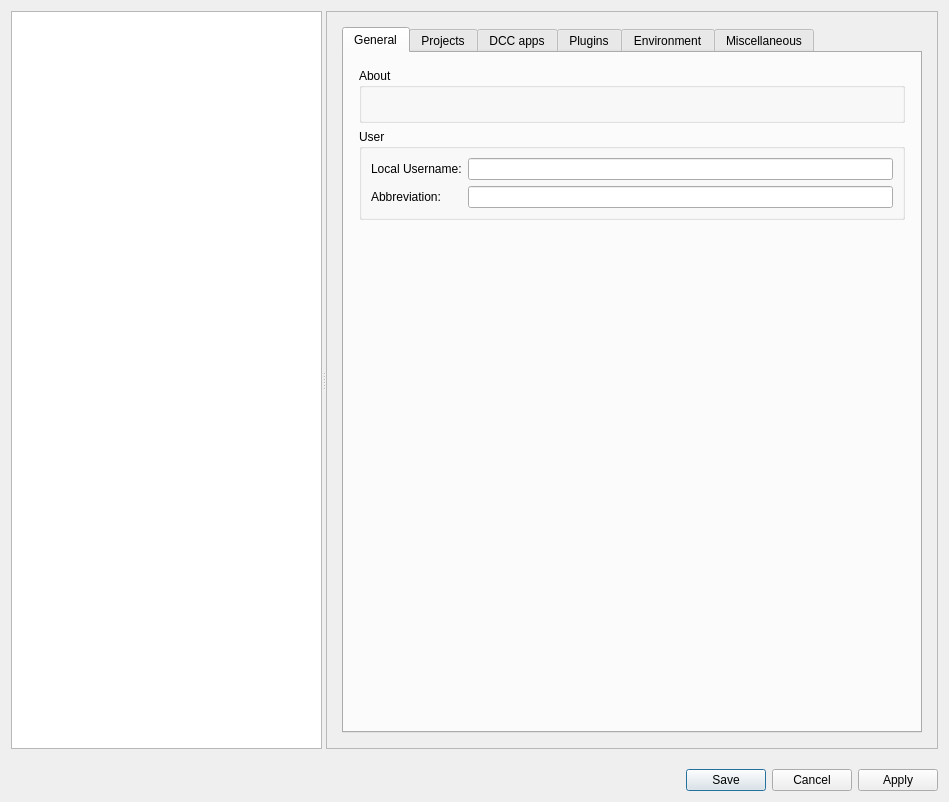
<?xml version="1.0" encoding="UTF-8"?>
<ui version="4.0">
 <class>dlg_UserSettings</class>
 <widget class="QDialog" name="dlg_UserSettings">
  <property name="geometry">
   <rect>
    <x>0</x>
    <y>0</y>
    <width>949</width>
    <height>802</height>
   </rect>
  </property>
  <property name="windowTitle">
   <string>User Settings</string>
  </property>
  <layout class="QVBoxLayout" name="verticalLayout">
   <property name="spacing">
    <number>20</number>
   </property>
   <item>
    <widget class="QSplitter" name="splitter">
     <property name="orientation">
      <enum>Qt::Horizontal</enum>
     </property>
     <widget class="QListWidget" name="lw_categories">
      <property name="verticalScrollMode">
       <enum>QAbstractItemView::ScrollPerPixel</enum>
      </property>
      <property name="horizontalScrollMode">
       <enum>QAbstractItemView::ScrollPerPixel</enum>
      </property>
     </widget>
     <widget class="QScrollArea" name="scrollArea">
      <property name="widgetResizable">
       <bool>true</bool>
      </property>
      <widget class="QWidget" name="scrollAreaWidgetContents">
       <property name="geometry">
        <rect>
         <x>0</x>
         <y>0</y>
         <width>597</width>
         <height>739</height>
        </rect>
       </property>
       <layout class="QHBoxLayout" name="horizontalLayout_9">
        <property name="spacing">
         <number>20</number>
        </property>
        <property name="leftMargin">
         <number>15</number>
        </property>
        <property name="topMargin">
         <number>15</number>
        </property>
        <property name="rightMargin">
         <number>15</number>
        </property>
        <property name="bottomMargin">
         <number>15</number>
        </property>
        <item>
         <widget class="QTabWidget" name="tw_settings">
          <property name="currentIndex">
           <number>0</number>
          </property>
          <widget class="QWidget" name="tabWidgetPage4">
           <attribute name="title">
            <string>General</string>
           </attribute>
           <layout class="QVBoxLayout" name="verticalLayout_3">
            <property name="leftMargin">
             <number>15</number>
            </property>
            <property name="topMargin">
             <number>15</number>
            </property>
            <property name="rightMargin">
             <number>15</number>
            </property>
            <property name="bottomMargin">
             <number>15</number>
            </property>
            <item>
             <widget class="QGroupBox" name="gb_about">
              <property name="title">
               <string>About</string>
              </property>
              <layout class="QHBoxLayout" name="horizontalLayout_11">
               <item>
                <widget class="QLabel" name="l_about">
                 <property name="text">
                  <string/>
                 </property>
                 <property name="openExternalLinks">
                  <bool>true</bool>
                 </property>
                </widget>
               </item>
              </layout>
             </widget>
            </item>
            <item>
             <widget class="QGroupBox" name="groupBox_3">
              <property name="title">
               <string>User</string>
              </property>
              <layout class="QVBoxLayout" name="verticalLayout_4">
               <item>
                <widget class="QWidget" name="w_username" native="true">
                 <layout class="QGridLayout" name="gridLayout_2">
                  <property name="leftMargin">
                   <number>0</number>
                  </property>
                  <property name="topMargin">
                   <number>0</number>
                  </property>
                  <property name="rightMargin">
                   <number>0</number>
                  </property>
                  <property name="bottomMargin">
                   <number>0</number>
                  </property>
                  <item row="1" column="0">
                   <widget class="QLabel" name="l_abbreviation">
                    <property name="text">
                     <string>Abbreviation:    </string>
                    </property>
                   </widget>
                  </item>
                  <item row="0" column="0">
                   <widget class="QLabel" name="l_username">
                    <property name="text">
                     <string>Local Username:</string>
                    </property>
                   </widget>
                  </item>
                  <item row="0" column="2">
                   <widget class="QLineEdit" name="e_username"/>
                  </item>
                  <item row="1" column="2">
                   <widget class="QLineEdit" name="e_abbreviation"/>
                  </item>
                 </layout>
                </widget>
               </item>
              </layout>
             </widget>
            </item>
            <item>
             <spacer name="verticalSpacer_3">
              <property name="orientation">
               <enum>Qt::Vertical</enum>
              </property>
              <property name="sizeHint" stdset="0">
               <size>
                <width>20</width>
                <height>40</height>
               </size>
              </property>
             </spacer>
            </item>
           </layout>
          </widget>
          <widget class="QWidget" name="tabWidgetPage2">
           <attribute name="title">
            <string>Projects</string>
           </attribute>
           <layout class="QVBoxLayout" name="verticalLayout_8">
            <property name="leftMargin">
             <number>15</number>
            </property>
            <property name="topMargin">
             <number>15</number>
            </property>
            <property name="rightMargin">
             <number>15</number>
            </property>
            <property name="bottomMargin">
             <number>15</number>
            </property>
            <item>
             <widget class="QGroupBox" name="w_curPrj">
              <property name="title">
               <string>Current Project</string>
              </property>
              <layout class="QVBoxLayout" name="verticalLayout_6">
               <property name="topMargin">
                <number>18</number>
               </property>
               <item>
                <widget class="QWidget" name="widget_5" native="true">
                 <layout class="QGridLayout" name="gridLayout">
                  <property name="leftMargin">
                   <number>0</number>
                  </property>
                  <property name="topMargin">
                   <number>0</number>
                  </property>
                  <property name="rightMargin">
                   <number>0</number>
                  </property>
                  <property name="bottomMargin">
                   <number>0</number>
                  </property>
                  <item row="0" column="1">
                   <widget class="QLabel" name="l_projectName">
                    <property name="sizePolicy">
                     <sizepolicy hsizetype="Expanding" vsizetype="Preferred">
                      <horstretch>0</horstretch>
                      <verstretch>0</verstretch>
                     </sizepolicy>
                    </property>
                    <property name="toolTip">
                     <string>current project</string>
                    </property>
                    <property name="text">
                     <string/>
                    </property>
                   </widget>
                  </item>
                  <item row="1" column="1">
                   <widget class="QLabel" name="l_projectPath">
                    <property name="toolTip">
                     <string>current project path</string>
                    </property>
                    <property name="text">
                     <string/>
                    </property>
                   </widget>
                  </item>
                  <item row="1" column="0">
                   <widget class="QLabel" name="label_4">
                    <property name="text">
                     <string>Path:          </string>
                    </property>
                   </widget>
                  </item>
                  <item row="0" column="0">
                   <widget class="QLabel" name="label_2">
                    <property name="text">
                     <string>Name:</string>
                    </property>
                   </widget>
                  </item>
                 </layout>
                </widget>
               </item>
               <item>
                <spacer name="verticalSpacer_9">
                 <property name="orientation">
                  <enum>Qt::Vertical</enum>
                 </property>
                 <property name="sizeType">
                  <enum>QSizePolicy::Fixed</enum>
                 </property>
                 <property name="sizeHint" stdset="0">
                  <size>
                   <width>20</width>
                   <height>15</height>
                  </size>
                 </property>
                </spacer>
               </item>
               <item>
                <widget class="QLabel" name="l_localPath">
                 <property name="text">
                  <string>Local path:</string>
                 </property>
                </widget>
               </item>
               <item>
                <widget class="QWidget" name="widget_3" native="true">
                 <layout class="QHBoxLayout" name="horizontalLayout">
                  <property name="leftMargin">
                   <number>0</number>
                  </property>
                  <property name="topMargin">
                   <number>0</number>
                  </property>
                  <property name="rightMargin">
                   <number>0</number>
                  </property>
                  <property name="bottomMargin">
                   <number>0</number>
                  </property>
                  <item>
                   <widget class="QLineEdit" name="e_localPath"/>
                  </item>
                  <item>
                   <widget class="QPushButton" name="b_browseLocal">
                    <property name="contextMenuPolicy">
                     <enum>Qt::CustomContextMenu</enum>
                    </property>
                    <property name="text">
                     <string>...</string>
                    </property>
                   </widget>
                  </item>
                 </layout>
                </widget>
               </item>
               <item>
                <widget class="QWidget" name="w_userUseLocal" native="true">
                 <layout class="QHBoxLayout" name="horizontalLayout_15">
                  <property name="leftMargin">
                   <number>0</number>
                  </property>
                  <property name="topMargin">
                   <number>0</number>
                  </property>
                  <property name="rightMargin">
                   <number>0</number>
                  </property>
                  <property name="bottomMargin">
                   <number>0</number>
                  </property>
                  <item>
                   <widget class="QLabel" name="label_5">
                    <property name="text">
                     <string>Use additional local project folder:</string>
                    </property>
                   </widget>
                  </item>
                  <item>
                   <spacer name="horizontalSpacer_10">
                    <property name="orientation">
                     <enum>Qt::Horizontal</enum>
                    </property>
                    <property name="sizeHint" stdset="0">
                     <size>
                      <width>40</width>
                      <height>20</height>
                     </size>
                    </property>
                   </spacer>
                  </item>
                  <item>
                   <widget class="QComboBox" name="cb_userUseLocal">
                    <item>
                     <property name="text">
                      <string>Inherit from project</string>
                     </property>
                    </item>
                    <item>
                     <property name="text">
                      <string>On</string>
                     </property>
                    </item>
                    <item>
                     <property name="text">
                      <string>Off</string>
                     </property>
                    </item>
                   </widget>
                  </item>
                 </layout>
                </widget>
               </item>
               <item>
                <widget class="QWidget" name="w_resetPrjScripts" native="true">
                 <layout class="QHBoxLayout" name="horizontalLayout_2">
                  <property name="leftMargin">
                   <number>0</number>
                  </property>
                  <property name="topMargin">
                   <number>0</number>
                  </property>
                  <property name="rightMargin">
                   <number>0</number>
                  </property>
                  <property name="bottomMargin">
                   <number>0</number>
                  </property>
                 </layout>
                </widget>
               </item>
              </layout>
             </widget>
            </item>
            <item>
             <spacer name="verticalSpacer_8">
              <property name="orientation">
               <enum>Qt::Vertical</enum>
              </property>
              <property name="sizeType">
               <enum>QSizePolicy::Fixed</enum>
              </property>
              <property name="sizeHint" stdset="0">
               <size>
                <width>20</width>
                <height>20</height>
               </size>
              </property>
             </spacer>
            </item>
            <item>
             <widget class="QWidget" name="widget_6" native="true">
              <layout class="QHBoxLayout" name="horizontalLayout_10">
               <property name="leftMargin">
                <number>0</number>
               </property>
               <property name="topMargin">
                <number>0</number>
               </property>
               <property name="rightMargin">
                <number>0</number>
               </property>
               <property name="bottomMargin">
                <number>0</number>
               </property>
               <item>
                <spacer name="horizontalSpacer_5">
                 <property name="orientation">
                  <enum>Qt::Horizontal</enum>
                 </property>
                 <property name="sizeHint" stdset="0">
                  <size>
                   <width>40</width>
                   <height>20</height>
                  </size>
                 </property>
                </spacer>
               </item>
               <item>
                <widget class="QPushButton" name="b_manageProjects">
                 <property name="focusPolicy">
                  <enum>Qt::NoFocus</enum>
                 </property>
                 <property name="text">
                  <string>Manage Projects...</string>
                 </property>
                </widget>
               </item>
               <item>
                <spacer name="horizontalSpacer_6">
                 <property name="orientation">
                  <enum>Qt::Horizontal</enum>
                 </property>
                 <property name="sizeHint" stdset="0">
                  <size>
                   <width>40</width>
                   <height>20</height>
                  </size>
                 </property>
                </spacer>
               </item>
              </layout>
             </widget>
            </item>
            <item>
             <widget class="QWidget" name="w_projects" native="true">
              <property name="sizePolicy">
               <sizepolicy hsizetype="Preferred" vsizetype="Expanding">
                <horstretch>0</horstretch>
                <verstretch>10</verstretch>
               </sizepolicy>
              </property>
              <layout class="QVBoxLayout" name="lo_projects">
               <property name="leftMargin">
                <number>0</number>
               </property>
               <property name="topMargin">
                <number>0</number>
               </property>
               <property name="rightMargin">
                <number>0</number>
               </property>
               <property name="bottomMargin">
                <number>0</number>
               </property>
               <item>
                <spacer name="verticalSpacer_4">
                 <property name="orientation">
                  <enum>Qt::Vertical</enum>
                 </property>
                 <property name="sizeHint" stdset="0">
                  <size>
                   <width>20</width>
                   <height>40</height>
                  </size>
                 </property>
                </spacer>
               </item>
              </layout>
             </widget>
            </item>
            <item>
             <spacer name="verticalSpacer_10">
              <property name="orientation">
               <enum>Qt::Vertical</enum>
              </property>
              <property name="sizeType">
               <enum>QSizePolicy::Expanding</enum>
              </property>
              <property name="sizeHint" stdset="0">
               <size>
                <width>0</width>
                <height>0</height>
               </size>
              </property>
             </spacer>
            </item>
           </layout>
          </widget>
          <widget class="QWidget" name="tab_dccApps">
           <attribute name="title">
            <string>DCC apps</string>
           </attribute>
           <layout class="QVBoxLayout" name="verticalLayout_24">
            <item>
             <widget class="QWidget" name="widget_23" native="true">
              <layout class="QVBoxLayout" name="verticalLayout_26"/>
             </widget>
            </item>
           </layout>
          </widget>
          <widget class="QWidget" name="tab_Plugins">
           <attribute name="title">
            <string>Plugins</string>
           </attribute>
           <layout class="QVBoxLayout" name="verticalLayout_2">
            <item>
             <widget class="QWidget" name="widget" native="true">
              <layout class="QHBoxLayout" name="horizontalLayout_5">
               <property name="leftMargin">
                <number>0</number>
               </property>
               <property name="topMargin">
                <number>0</number>
               </property>
               <property name="rightMargin">
                <number>0</number>
               </property>
               <property name="bottomMargin">
                <number>0</number>
               </property>
               <item>
                <widget class="QLabel" name="label_3">
                 <property name="text">
                  <string>Loaded Plugins:</string>
                 </property>
                </widget>
               </item>
               <item>
                <widget class="QToolButton" name="b_createPlugin">
                 <property name="toolTip">
                  <string>Create new plugin...</string>
                 </property>
                 <property name="text">
                  <string>...</string>
                 </property>
                </widget>
               </item>
               <item>
                <widget class="QToolButton" name="b_loadPlugin">
                 <property name="toolTip">
                  <string>Add existing plugin...</string>
                 </property>
                 <property name="text">
                  <string>...</string>
                 </property>
                </widget>
               </item>
               <item>
                <widget class="QToolButton" name="b_reloadPlugins">
                 <property name="toolTip">
                  <string>Reload all plugins</string>
                 </property>
                 <property name="text">
                  <string>...</string>
                 </property>
                </widget>
               </item>
               <item>
                <widget class="QToolButton" name="b_managePlugins">
                 <property name="toolTip">
                  <string>Manage Plugin Paths...</string>
                 </property>
                 <property name="text">
                  <string>...</string>
                 </property>
                </widget>
               </item>
              </layout>
             </widget>
            </item>
            <item>
             <widget class="QTableWidget" name="tw_plugins">
              <property name="contextMenuPolicy">
               <enum>Qt::CustomContextMenu</enum>
              </property>
              <property name="editTriggers">
               <set>QAbstractItemView::NoEditTriggers</set>
              </property>
              <property name="selectionBehavior">
               <enum>QAbstractItemView::SelectRows</enum>
              </property>
              <property name="verticalScrollMode">
               <enum>QAbstractItemView::ScrollPerPixel</enum>
              </property>
              <property name="horizontalScrollMode">
               <enum>QAbstractItemView::ScrollPerPixel</enum>
              </property>
              <attribute name="horizontalHeaderHighlightSections">
               <bool>false</bool>
              </attribute>
              <attribute name="verticalHeaderVisible">
               <bool>false</bool>
              </attribute>
             </widget>
            </item>
           </layout>
          </widget>
          <widget class="QWidget" name="tab">
           <attribute name="title">
            <string>Environment</string>
           </attribute>
           <layout class="QVBoxLayout" name="verticalLayout_9">
            <item>
             <widget class="QLabel" name="label_6">
              <property name="text">
               <string>User specific environment variables:</string>
              </property>
             </widget>
            </item>
            <item>
             <widget class="QTableWidget" name="tw_environment">
              <property name="contextMenuPolicy">
               <enum>Qt::CustomContextMenu</enum>
              </property>
              <property name="verticalScrollMode">
               <enum>QAbstractItemView::ScrollPerPixel</enum>
              </property>
              <property name="horizontalScrollMode">
               <enum>QAbstractItemView::ScrollPerPixel</enum>
              </property>
              <attribute name="horizontalHeaderStretchLastSection">
               <bool>true</bool>
              </attribute>
              <attribute name="verticalHeaderVisible">
               <bool>false</bool>
              </attribute>
              <column>
               <property name="text">
                <string>Variable</string>
               </property>
              </column>
              <column>
               <property name="text">
                <string>Value</string>
               </property>
              </column>
             </widget>
            </item>
            <item>
             <widget class="QWidget" name="widget_2" native="true">
              <layout class="QHBoxLayout" name="horizontalLayout_4">
               <property name="leftMargin">
                <number>0</number>
               </property>
               <property name="topMargin">
                <number>0</number>
               </property>
               <property name="rightMargin">
                <number>0</number>
               </property>
               <property name="bottomMargin">
                <number>0</number>
               </property>
               <item>
                <spacer name="horizontalSpacer_2">
                 <property name="orientation">
                  <enum>Qt::Horizontal</enum>
                 </property>
                 <property name="sizeHint" stdset="0">
                  <size>
                   <width>374</width>
                   <height>20</height>
                  </size>
                 </property>
                </spacer>
               </item>
               <item>
                <widget class="QPushButton" name="b_showEnvironment">
                 <property name="text">
                  <string>Show current environment</string>
                 </property>
                </widget>
               </item>
              </layout>
             </widget>
            </item>
           </layout>
          </widget>
          <widget class="QWidget" name="tab_2">
           <attribute name="title">
            <string>Miscellaneous</string>
           </attribute>
           <layout class="QVBoxLayout" name="verticalLayout_14">
            <item>
             <widget class="QGroupBox" name="gb_miscellaneous">
              <property name="title">
               <string>Miscellaneous</string>
              </property>
              <layout class="QVBoxLayout" name="lo_miscellaneous">
               <item>
                <widget class="QCheckBox" name="chb_autosave">
                 <property name="text">
                  <string>Autosave popup</string>
                 </property>
                 <property name="checked">
                  <bool>true</bool>
                 </property>
                </widget>
               </item>
               <item>
                <widget class="QCheckBox" name="chb_captureViewport">
                 <property name="text">
                  <string>Capture viewport preview on scene save</string>
                 </property>
                 <property name="checked">
                  <bool>true</bool>
                 </property>
                </widget>
               </item>
               <item>
                <widget class="QCheckBox" name="chb_browserStartup">
                 <property name="text">
                  <string>Open Project Browser on application startup</string>
                 </property>
                 <property name="checked">
                  <bool>true</bool>
                 </property>
                </widget>
               </item>
               <item>
                <widget class="QCheckBox" name="chb_mediaThumbnails">
                 <property name="text">
                  <string>Automatically generate thumbnails for media</string>
                 </property>
                 <property name="checked">
                  <bool>true</bool>
                 </property>
                </widget>
               </item>
               <item>
                <widget class="QCheckBox" name="chb_trayStartup">
                 <property name="text">
                  <string>Show Prism tray icon on system startup</string>
                 </property>
                 <property name="checked">
                  <bool>true</bool>
                 </property>
                </widget>
               </item>
               <item>
                <widget class="QWidget" name="w_startTray" native="true">
                 <layout class="QHBoxLayout" name="horizontalLayout_7">
                  <property name="leftMargin">
                   <number>17</number>
                  </property>
                  <property name="topMargin">
                   <number>0</number>
                  </property>
                  <property name="rightMargin">
                   <number>0</number>
                  </property>
                  <property name="bottomMargin">
                   <number>0</number>
                  </property>
                  <item>
                   <widget class="QPushButton" name="b_startTray">
                    <property name="minimumSize">
                     <size>
                      <width>150</width>
                      <height>0</height>
                     </size>
                    </property>
                    <property name="maximumSize">
                     <size>
                      <width>16777215</width>
                      <height>16777215</height>
                     </size>
                    </property>
                    <property name="text">
                     <string>Start Prism tray now</string>
                    </property>
                   </widget>
                  </item>
                  <item>
                   <spacer name="horizontalSpacer">
                    <property name="orientation">
                     <enum>Qt::Horizontal</enum>
                    </property>
                    <property name="sizeHint" stdset="0">
                     <size>
                      <width>40</width>
                      <height>20</height>
                     </size>
                    </property>
                   </spacer>
                  </item>
                 </layout>
                </widget>
               </item>
               <item>
                <widget class="QCheckBox" name="chb_highDPI">
                 <property name="text">
                  <string>HighDPI support (requires complete application restart) (experimental)</string>
                 </property>
                </widget>
               </item>
               <item>
                <widget class="QCheckBox" name="chb_errorReports">
                 <property name="text">
                  <string>Send anonymous error reports</string>
                 </property>
                 <property name="checked">
                  <bool>true</bool>
                 </property>
                </widget>
               </item>
               <item>
                <widget class="QCheckBox" name="chb_debug">
                 <property name="text">
                  <string>Debug mode</string>
                 </property>
                </widget>
               </item>
               <item>
                <widget class="QWidget" name="w_styleSheet" native="true">
                 <layout class="QHBoxLayout" name="horizontalLayout_8">
                  <property name="leftMargin">
                   <number>0</number>
                  </property>
                  <property name="topMargin">
                   <number>0</number>
                  </property>
                  <property name="rightMargin">
                   <number>0</number>
                  </property>
                  <property name="bottomMargin">
                   <number>0</number>
                  </property>
                  <item>
                   <widget class="QLabel" name="l_styleSheet">
                    <property name="text">
                     <string>Standalone Style Sheet:</string>
                    </property>
                   </widget>
                  </item>
                  <item>
                   <widget class="QComboBox" name="cb_styleSheet"/>
                  </item>
                  <item>
                   <spacer name="horizontalSpacer_4">
                    <property name="orientation">
                     <enum>Qt::Horizontal</enum>
                    </property>
                    <property name="sizeHint" stdset="0">
                     <size>
                      <width>40</width>
                      <height>20</height>
                     </size>
                    </property>
                   </spacer>
                  </item>
                 </layout>
                </widget>
               </item>
               <item>
                <widget class="QWidget" name="widget_4" native="true">
                 <layout class="QHBoxLayout" name="horizontalLayout_6">
                  <property name="leftMargin">
                   <number>0</number>
                  </property>
                  <property name="topMargin">
                   <number>0</number>
                  </property>
                  <property name="rightMargin">
                   <number>0</number>
                  </property>
                  <property name="bottomMargin">
                   <number>0</number>
                  </property>
                  <item>
                   <widget class="QToolButton" name="b_importSettings">
                    <property name="toolTip">
                     <string>Import User Settings...</string>
                    </property>
                    <property name="text">
                     <string>...</string>
                    </property>
                   </widget>
                  </item>
                  <item>
                   <widget class="QToolButton" name="b_exportSettings">
                    <property name="toolTip">
                     <string>Export User Settings...</string>
                    </property>
                    <property name="text">
                     <string>...</string>
                    </property>
                   </widget>
                  </item>
                  <item>
                   <spacer name="horizontalSpacer_3">
                    <property name="orientation">
                     <enum>Qt::Horizontal</enum>
                    </property>
                    <property name="sizeHint" stdset="0">
                     <size>
                      <width>40</width>
                      <height>20</height>
                     </size>
                    </property>
                   </spacer>
                  </item>
                 </layout>
                </widget>
               </item>
              </layout>
             </widget>
            </item>
            <item>
             <widget class="QGroupBox" name="gb_mediaPlayer">
              <property name="title">
               <string>Media Player</string>
              </property>
              <layout class="QVBoxLayout" name="verticalLayout_5">
               <item>
                <widget class="QWidget" name="widget_8" native="true">
                 <layout class="QGridLayout" name="gridLayout_3">
                  <property name="leftMargin">
                   <number>0</number>
                  </property>
                  <property name="topMargin">
                   <number>0</number>
                  </property>
                  <property name="rightMargin">
                   <number>0</number>
                  </property>
                  <property name="bottomMargin">
                   <number>0</number>
                  </property>
                  <item row="0" column="1">
                   <widget class="QLineEdit" name="e_mediaPlayerName"/>
                  </item>
                  <item row="0" column="0">
                   <widget class="QLabel" name="label_7">
                    <property name="text">
                     <string>Name:</string>
                    </property>
                   </widget>
                  </item>
                  <item row="1" column="0">
                   <widget class="QLabel" name="label_12">
                    <property name="font">
                     <font>
                      <weight>50</weight>
                      <bold>false</bold>
                     </font>
                    </property>
                    <property name="text">
                     <string>Executable Path:</string>
                    </property>
                   </widget>
                  </item>
                  <item row="1" column="1">
                   <widget class="QLineEdit" name="e_mediaPlayerPath">
                    <property name="sizePolicy">
                     <sizepolicy hsizetype="Expanding" vsizetype="Fixed">
                      <horstretch>10</horstretch>
                      <verstretch>0</verstretch>
                     </sizepolicy>
                    </property>
                    <property name="font">
                     <font>
                      <weight>50</weight>
                      <bold>false</bold>
                     </font>
                    </property>
                   </widget>
                  </item>
                  <item row="1" column="2">
                   <widget class="QPushButton" name="b_browseMediaPlayer">
                    <property name="font">
                     <font>
                      <weight>50</weight>
                      <bold>false</bold>
                     </font>
                    </property>
                    <property name="contextMenuPolicy">
                     <enum>Qt::CustomContextMenu</enum>
                    </property>
                    <property name="text">
                     <string>...</string>
                    </property>
                   </widget>
                  </item>
                 </layout>
                </widget>
               </item>
               <item>
                <widget class="QWidget" name="widget_7" native="true">
                 <layout class="QHBoxLayout" name="horizontalLayout_3">
                  <property name="leftMargin">
                   <number>0</number>
                  </property>
                  <property name="topMargin">
                   <number>0</number>
                  </property>
                  <property name="rightMargin">
                   <number>0</number>
                  </property>
                  <property name="bottomMargin">
                   <number>0</number>
                  </property>
                  <item>
                   <widget class="QCheckBox" name="chb_mediaPlayerPattern">
                    <property name="text">
                     <string>Understands Framepatterns</string>
                    </property>
                   </widget>
                  </item>
                 </layout>
                </widget>
               </item>
              </layout>
             </widget>
            </item>
            <item>
             <spacer name="verticalSpacer_2">
              <property name="orientation">
               <enum>Qt::Vertical</enum>
              </property>
              <property name="sizeHint" stdset="0">
               <size>
                <width>20</width>
                <height>40</height>
               </size>
              </property>
             </spacer>
            </item>
           </layout>
          </widget>
         </widget>
        </item>
       </layout>
      </widget>
     </widget>
    </widget>
   </item>
   <item>
    <widget class="QDialogButtonBox" name="buttonBox">
     <property name="orientation">
      <enum>Qt::Horizontal</enum>
     </property>
     <property name="standardButtons">
      <set>QDialogButtonBox::Apply|QDialogButtonBox::Cancel|QDialogButtonBox::Save</set>
     </property>
     <property name="centerButtons">
      <bool>false</bool>
     </property>
    </widget>
   </item>
  </layout>
 </widget>
 <tabstops>
  <tabstop>tw_settings</tabstop>
  <tabstop>e_localPath</tabstop>
  <tabstop>b_browseLocal</tabstop>
 </tabstops>
 <resources/>
 <connections/>
</ui>
